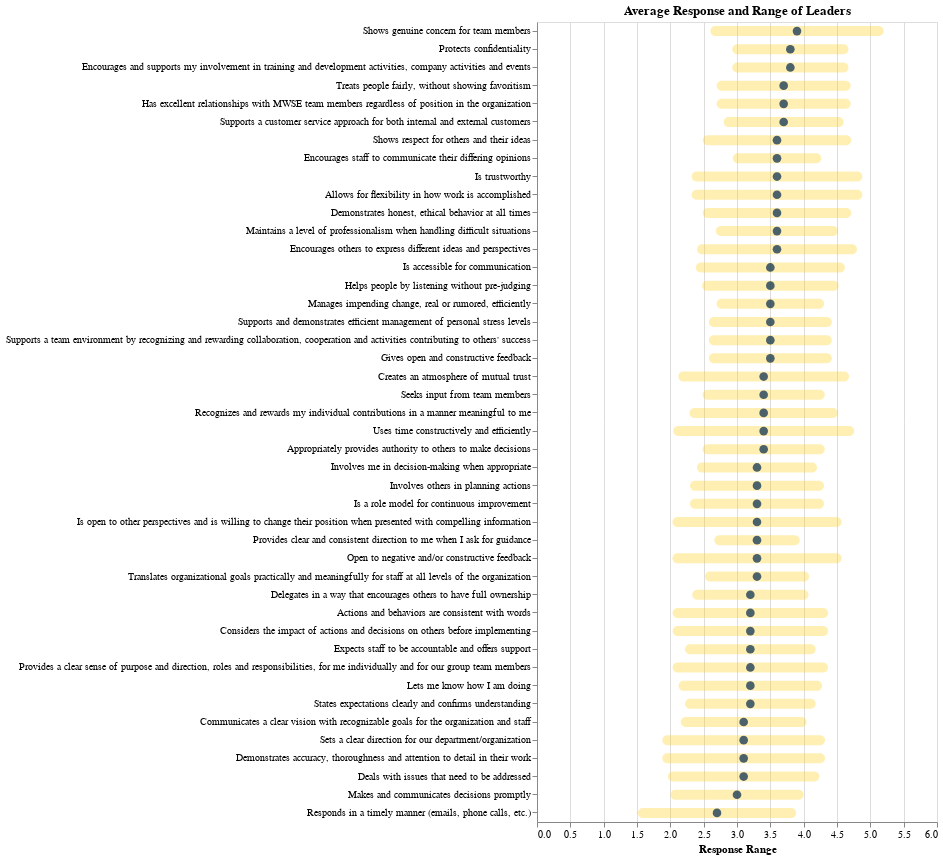

Notebook code for this chart:
### Code cell
from altair_saver import save

df = df_leaders_ci.copy()

question_sort_order = df['Question'].tolist()

mean_chart = alt.Chart(df).mark_circle(size = 75).encode(
    y = alt.Y('Question', sort=question_sort_order, axis=alt.Axis(labelLimit=600), title = ''),
    x = alt.X('mean', scale=alt.Scale(domain=[0, 6]), title = 'Response Range'),
    color = alt.value('#00274C'),
    tooltip = ['Question', 'mean', 'std', 'upper', 'lower']
).properties(
    title = 'Mean Responses of Leaders',
    width = 400, height = 800
)

ci_chart = alt.Chart(df).mark_bar(cornerRadius=10, height=10, opacity= .3).encode(
    y = alt.Y('Question', sort=question_sort_order, axis=alt.Axis(labelLimit=600), title = ''),
    x = alt.X('lower', scale=alt.Scale(domain=[0, 6]), title= 'Response Range'),
    x2 = alt.X2('upper'),
    color = alt.value('#FFCB05'),
    tooltip = ['Question', 'mean', 'std', 'upper', 'lower']
).properties(
    title = 'Average Response and Range of Leaders',
    width = 400, height = 800
)

ci_chart + mean_chart

### Figure 1 — Vega-Lite specification as saved in the notebook (floating-point values rounded to 4 significant figures)
{"config": {"view": {"continuousWidth": 300, "continuousHeight": 300}}, "layer": [{"mark": {"type": "bar", "cornerRadius": 10, "height": 10, "opacity": 0.3}, "encoding": {"color": {"value": "#FFCB05"}, "tooltip": [{"field": "Question", "type": "nominal"}, {"field": "mean", "type": "quantitative"}, {"field": "std", "type": "quantitative"}, {"field": "upper", "type": "quantitative"}, {"field": "lower", "type": "quantitative"}], "x": {"field": "lower", "scale": {"domain": [0, 6]}, "title": "Response Range", "type": "quantitative"}, "x2": {"field": "upper"}, "y": {"axis": {"labelLimit": 600}, "field": "Question", "sort": ["Shows genuine concern for team members", "Protects confidentiality", "Encourages and supports my involvement in training and development activities, company activities and events", "Treats people fairly, without showing favoritism", "Has excellent relationships with MWSE team members regardless of position in the organization", "Supports a customer service approach for both internal and external customers", "Shows respect for others and their ideas", "Encourages staff to communicate their differing opinions", "Is trustworthy", "Allows for flexibility in how work is accomplished", "Demonstrates honest, ethical behavior at all times", "Maintains a level of professionalism when handling difficult situations", "Encourages others to express different ideas and perspectives", "Is accessible for communication", "Helps people by listening without pre-judging", "Manages impending change, real or rumored, efficiently", "Supports and demonstrates efficient management of personal stress levels", "Supports a team environment by recognizing and rewarding collaboration, cooperation and activities contributing to others' success", "Gives open and constructive feedback", "Creates an atmosphere of mutual trust", "Seeks input from team members", "Recognizes and rewards my individual contributions in a manner meaningful to me", "Uses time constructively and efficiently", "Appropriately provides authority to others to make decisions", "Involves me in decision-making when appropriate", "Involves others in planning actions", "Is a role model for continuous improvement", "Is open to other perspectives and is willing to change their position when presented with compelling information", "Provides clear and consistent direction to me when I ask for guidance", "Open to negative and/or constructive feedback", "Translates organizational goals practically and meaningfully for staff at all levels of the organization", "Delegates in a way that encourages others to have full ownership", "Actions and behaviors are consistent with words", "Considers the impact of actions and decisions on others before implementing", "Expects staff to be accountable and offers support", "Provides a clear sense of purpose and direction, roles and responsibilities, for me individually and for our group team members", "Lets me know how I am doing", "States expectations clearly and confirms understanding", "Communicates a clear vision with recognizable goals for the organization and staff", "Sets a clear direction for our department/organization", "Demonstrates accuracy, thoroughness and attention to detail in their work", "Deals with issues that need to be addressed", "Makes and communicates decisions promptly", "Responds in a timely manner (emails, phone calls, etc.)"], "title": "", "type": "nominal"}}, "title": "Average Response and Range of Leaders"}, {"mark": {"type": "circle", "size": 75}, "encoding": {"color": {"value": "#00274C"}, "tooltip": [{"field": "Question", "type": "nominal"}, {"field": "mean", "type": "quantitative"}, {"field": "std", "type": "quantitative"}, {"field": "upper", "type": "quantitative"}, {"field": "lower", "type": "quantitative"}], "x": {"field": "mean", "scale": {"domain": [0, 6]}, "title": "Response Range", "type": "quantitative"}, "y": {"axis": {"labelLimit": 600}, "field": "Question", "sort": ["Shows genuine concern for team members", "Protects confidentiality", "Encourages and supports my involvement in training and development activities, company activities and events", "Treats people fairly, without showing favoritism", "Has excellent relationships with MWSE team members regardless of position in the organization", "Supports a customer service approach for both internal and external customers", "Shows respect for others and their ideas", "Encourages staff to communicate their differing opinions", "Is trustworthy", "Allows for flexibility in how work is accomplished", "Demonstrates honest, ethical behavior at all times", "Maintains a level of professionalism when handling difficult situations", "Encourages others to express different ideas and perspectives", "Is accessible for communication", "Helps people by listening without pre-judging", "Manages impending change, real or rumored, efficiently", "Supports and demonstrates efficient management of personal stress levels", "Supports a team environment by recognizing and rewarding collaboration, cooperation and activities contributing to others' success", "Gives open and constructive feedback", "Creates an atmosphere of mutual trust", "Seeks input from team members", "Recognizes and rewards my individual contributions in a manner meaningful to me", "Uses time constructively and efficiently", "Appropriately provides authority to others to make decisions", "Involves me in decision-making when appropriate", "Involves others in planning actions", "Is a role model for continuous improvement", "Is open to other perspectives and is willing to change their position when presented with compelling information", "Provides clear and consistent direction to me when I ask for guidance", "Open to negative and/or constructive feedback", "Translates organizational goals practically and meaningfully for staff at all levels of the organization", "Delegates in a way that encourages others to have full ownership", "Actions and behaviors are consistent with words", "Considers the impact of actions and decisions on others before implementing", "Expects staff to be accountable and offers support", "Provides a clear sense of purpose and direction, roles and responsibilities, for me individually and for our group team members", "Lets me know how I am doing", "States expectations clearly and confirms understanding", "Communicates a clear vision with recognizable goals for the organization and staff", "Sets a clear direction for our department/organization", "Demonstrates accuracy, thoroughness and attention to detail in their work", "Deals with issues that need to be addressed", "Makes and communicates decisions promptly", "Responds in a timely manner (emails, phone calls, etc.)"], "title": "", "type": "nominal"}}, "title": "Mean Responses of Leaders"}], "data": {"name": "data-7c515ae1575f09fba55ec7b76b7e438f"}, "height": 800, "width": 400, "$schema": "https://vega.github.io/schema/vega-lite/v5.6.1.json", "datasets": {"data-7c515ae1575f09fba55ec7b76b7e438f": [{"Question": "Shows genuine concern for team members", "mean": 3.9, "std": 1.3, "upper": 5.2, "lower": 2.6}, {"Question": "Protects confidentiality", "mean": 3.8, "std": 0.8718, "upper": 4.672, "lower": 2.928}, {"Question": "Encourages and supports my involvement in training and development activities, company activities and events", "mean": 3.8, "std": 0.8718, "upper": 4.672, "lower": 2.928}, {"Question": "Treats people fairly, without showing favoritism", "mean": 3.7, "std": 1.005, "upper": 4.705, "lower": 2.695}, {"Question": "Has excellent relationships with MWSE team members regardless of position in the organization", "mean": 3.7, "std": 1.005, "upper": 4.705, "lower": 2.695}, {"Question": "Supports a customer service approach for both internal and external customers", "mean": 3.7, "std": 0.9, "upper": 4.6, "lower": 2.8}, {"Question": "Shows respect for others and their ideas", "mean": 3.6, "std": 1.114, "upper": 4.714, "lower": 2.486}, {"Question": "Encourages staff to communicate their differing opinions", "mean": 3.6, "std": 0.6633, "upper": 4.263, "lower": 2.937}, {"Question": "Is trustworthy", "mean": 3.6, "std": 1.281, "upper": 4.881, "lower": 2.319}, {"Question": "Allows for flexibility in how work is accomplished", "mean": 3.6, "std": 1.281, "upper": 4.881, "lower": 2.319}, {"Question": "Demonstrates honest, ethical behavior at all times", "mean": 3.6, "std": 1.114, "upper": 4.714, "lower": 2.486}, {"Question": "Maintains a level of professionalism when handling difficult situations", "mean": 3.6, "std": 0.9165, "upper": 4.517, "lower": 2.683}, {"Question": "Encourages others to express different ideas and perspectives", "mean": 3.6, "std": 1.2, "upper": 4.8, "lower": 2.4}, {"Question": "Is accessible for communication", "mean": 3.5, "std": 1.118, "upper": 4.618, "lower": 2.382}, {"Question": "Helps people by listening without pre-judging", "mean": 3.5, "std": 1.025, "upper": 4.525, "lower": 2.475}, {"Question": "Manages impending change, real or rumored, efficiently", "mean": 3.5, "std": 0.8062, "upper": 4.306, "lower": 2.694}, {"Question": "Supports and demonstrates efficient management of personal stress levels", "mean": 3.5, "std": 0.922, "upper": 4.422, "lower": 2.578}, {"Question": "Supports a team environment by recognizing and rewarding collaboration, cooperation and activities contributing to others' success", "mean": 3.5, "std": 0.922, "upper": 4.422, "lower": 2.578}, {"Question": "Gives open and constructive feedback", "mean": 3.5, "std": 0.922, "upper": 4.422, "lower": 2.578}, {"Question": "Creates an atmosphere of mutual trust", "mean": 3.4, "std": 1.281, "upper": 4.681, "lower": 2.119}, {"Question": "Seeks input from team members", "mean": 3.4, "std": 0.9165, "upper": 4.317, "lower": 2.483}, {"Question": "Recognizes and rewards my individual contributions in a manner meaningful to me", "mean": 3.4, "std": 1.114, "upper": 4.514, "lower": 2.286}, {"Question": "Uses time constructively and efficiently", "mean": 3.4, "std": 1.356, "upper": 4.756, "lower": 2.044}, {"Question": "Appropriately provides authority to others to make decisions", "mean": 3.4, "std": 0.9165, "upper": 4.317, "lower": 2.483}, {"Question": "Involves me in decision-making when appropriate", "mean": 3.3, "std": 0.9, "upper": 4.2, "lower": 2.4}, {"Question": "Involves others in planning actions", "mean": 3.3, "std": 1.005, "upper": 4.305, "lower": 2.295}, {"Question": "Is a role model for continuous improvement", "mean": 3.3, "std": 1.005, "upper": 4.305, "lower": 2.295}, {"Question": "Is open to other perspectives and is willing to change their position when presented with compelling information", "mean": 3.3, "std": 1.269, "upper": 4.569, "lower": 2.031}, {"Question": "Provides clear and consistent direction to me when I ask for guidance", "mean": 3.3, "std": 0.6403, "upper": 3.94, "lower": 2.66}, {"Question": "Open to negative and/or constructive feedback", "mean": 3.3, "std": 1.269, "upper": 4.569, "lower": 2.031}, {"Question": "Translates organizational goals practically and meaningfully for staff at all levels of the organization", "mean": 3.3, "std": 0.781, "upper": 4.081, "lower": 2.519}, {"Question": "Delegates in a way that encourages others to have full ownership", "mean": 3.2, "std": 0.8718, "upper": 4.072, "lower": 2.328}, {"Question": "Actions and behaviors are consistent with words", "mean": 3.2, "std": 1.166, "upper": 4.366, "lower": 2.034}, {"Question": "Considers the impact of actions and decisions on others before implementing", "mean": 3.2, "std": 1.166, "upper": 4.366, "lower": 2.034}, {"Question": "Expects staff to be accountable and offers support", "mean": 3.2, "std": 0.9798, "upper": 4.18, "lower": 2.22}, {"Question": "Provides a clear sense of purpose and direction, roles and responsibilities, for me individually and for our group team members", "mean": 3.2, "std": 1.166, "upper": 4.366, "lower": 2.034}, {"Question": "Lets me know how I am doing", "mean": 3.2, "std": 1.077, "upper": 4.277, "lower": 2.123}, {"Question": "States expectations clearly and confirms understanding", "mean": 3.2, "std": 0.9798, "upper": 4.18, "lower": 2.22}, {"Question": "Communicates a clear vision with recognizable goals for the organization and staff", "mean": 3.1, "std": 0.9434, "upper": 4.043, "lower": 2.157}, {"Question": "Sets a clear direction for our department/organization", "mean": 3.1, "std": 1.221, "upper": 4.321, "lower": 1.879}, {"Question": "Demonstrates accuracy, thoroughness and attention to detail in their work", "mean": 3.1, "std": 1.221, "upper": 4.321, "lower": 1.879}, {"Question": "Deals with issues that need to be addressed", "mean": 3.1, "std": 1.136, "upper": 4.236, "lower": 1.964}, {"Question": "Makes and communicates decisions promptly", "mean": 3.0, "std": 1.0, "upper": 4.0, "lower": 2.0}, {"Question": "Responds in a timely manner (emails, phone calls, etc.)", "mean": 2.7, "std": 1.187, "upper": 3.887, "lower": 1.513}]}}
